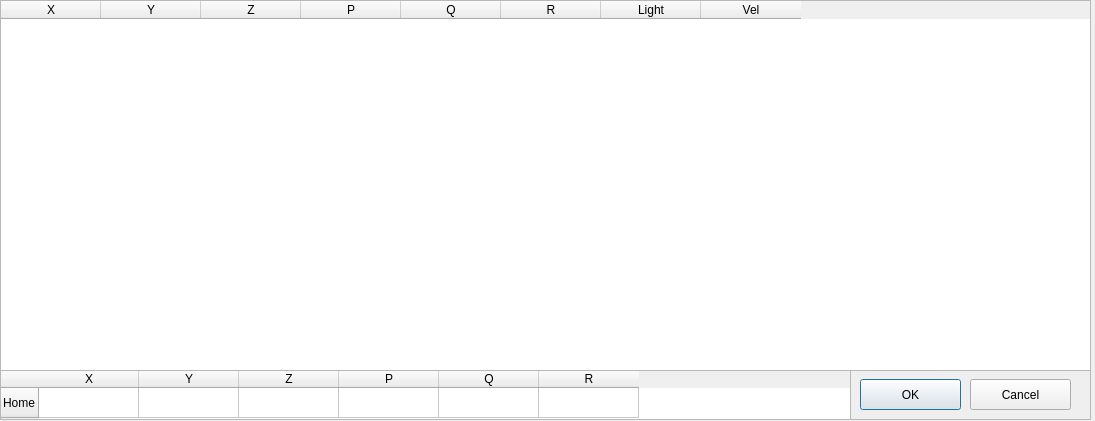
<?xml version="1.0" encoding="UTF-8"?>
<ui version="4.0">
 <class>ShowPointsDialog</class>
 <widget class="QDialog" name="ShowPointsDialog">
  <property name="geometry">
   <rect>
    <x>0</x>
    <y>0</y>
    <width>1095</width>
    <height>421</height>
   </rect>
  </property>
  <property name="windowTitle">
   <string>Dialog</string>
  </property>
  <widget class="QFrame" name="frame">
   <property name="geometry">
    <rect>
     <x>0</x>
     <y>369</y>
     <width>1091</width>
     <height>51</height>
    </rect>
   </property>
   <property name="frameShape">
    <enum>QFrame::StyledPanel</enum>
   </property>
   <property name="frameShadow">
    <enum>QFrame::Raised</enum>
   </property>
   <widget class="QPushButton" name="pushButtonOK">
    <property name="geometry">
     <rect>
      <x>860</x>
      <y>10</y>
      <width>101</width>
      <height>31</height>
     </rect>
    </property>
    <property name="text">
     <string>OK</string>
    </property>
   </widget>
   <widget class="QPushButton" name="pushButtonCancel">
    <property name="geometry">
     <rect>
      <x>970</x>
      <y>10</y>
      <width>101</width>
      <height>31</height>
     </rect>
    </property>
    <property name="text">
     <string>Cancel</string>
    </property>
   </widget>
   <widget class="QTableWidget" name="tableWidgetHome">
    <property name="geometry">
     <rect>
      <x>0</x>
      <y>0</y>
      <width>851</width>
      <height>51</height>
     </rect>
    </property>
    <row>
     <property name="text">
      <string>Home</string>
     </property>
    </row>
    <column>
     <property name="text">
      <string>X</string>
     </property>
    </column>
    <column>
     <property name="text">
      <string>Y</string>
     </property>
    </column>
    <column>
     <property name="text">
      <string>Z</string>
     </property>
    </column>
    <column>
     <property name="text">
      <string>P</string>
     </property>
    </column>
    <column>
     <property name="text">
      <string>Q</string>
     </property>
    </column>
    <column>
     <property name="text">
      <string>R</string>
     </property>
    </column>
   </widget>
  </widget>
  <widget class="QTableWidget" name="tableWidget">
   <property name="geometry">
    <rect>
     <x>0</x>
     <y>0</y>
     <width>1091</width>
     <height>371</height>
    </rect>
   </property>
   <column>
    <property name="text">
     <string>X</string>
    </property>
   </column>
   <column>
    <property name="text">
     <string>Y</string>
    </property>
   </column>
   <column>
    <property name="text">
     <string>Z</string>
    </property>
   </column>
   <column>
    <property name="text">
     <string>P</string>
    </property>
   </column>
   <column>
    <property name="text">
     <string>Q</string>
    </property>
   </column>
   <column>
    <property name="text">
     <string>R</string>
    </property>
   </column>
   <column>
    <property name="text">
     <string>Light</string>
    </property>
   </column>
   <column>
    <property name="text">
     <string>Vel</string>
    </property>
   </column>
  </widget>
 </widget>
 <resources/>
 <connections/>
</ui>
